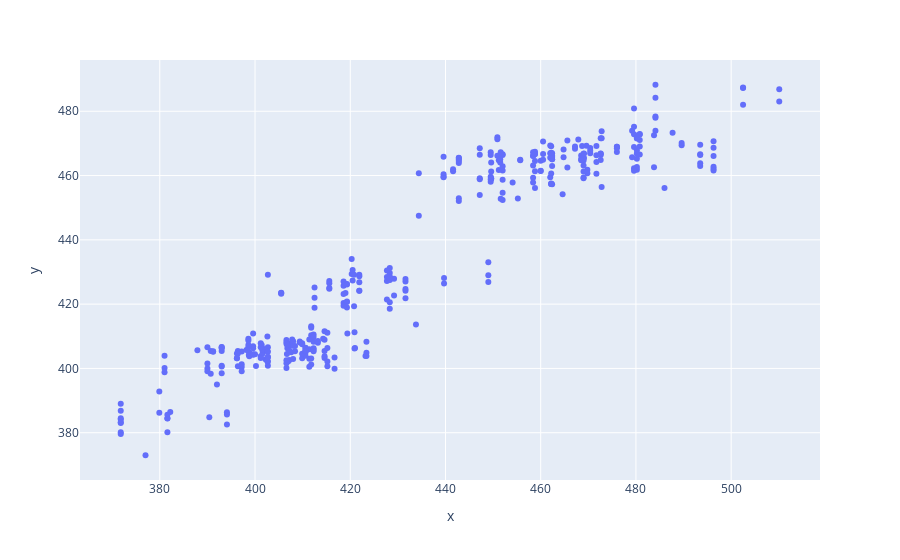

The cell this chart's notebook holds for it:
### Code cell
import pandas as pd
from sklearn.preprocessing import StandardScaler
from sklearn.neural_network import MLPRegressor
from sklearn.metrics import mean_squared_error, r2_score
import plotly.express as px

# Standardize the features
scaler = StandardScaler()
scaler.fit(X_train)  # Fit on training data only
X_train_scaled = scaler.transform(X_train)
X_val_scaled = scaler.transform(X_val)
X_test_scaled = scaler.transform(X_test)

# Create and train the MLPRegressor
mlp = MLPRegressor(hidden_layer_sizes=(25, 20, 15), activation='identity', solver='adam', max_iter=2000, random_state=42)
mlp.fit(X_train_scaled, y_train)

# Validate the model
y_val_pred = mlp.predict(X_val_scaled)
val_mse = mean_squared_error(y_val, y_val_pred)
val_r2 = r2_score(y_val, y_val_pred)

print(f"Validation MSE: {val_mse:.2f}")
print(f"Validation R^2: {val_r2:.2f}")

# Evaluate on test data
y_test_pred = mlp.predict(X_test_scaled)
test_mse = mean_squared_error(y_test, y_test_pred)
test_r2 = r2_score(y_test, y_test_pred)

print(f"Test MSE: {test_mse:.2f}")
print(f"Test R^2: {test_r2:.2f}")

# Get the predicted values on the test set
y_test_pred = mlp.predict(X_test_scaled)

# Create a DataFrame to compare the actual vs predicted values
results = pd.DataFrame({
    'Actual 2k tijd': y_test,
    'Predicted 2k tijd': y_test_pred,
    'Difference': y_test - y_test_pred
})

# Display a few examples
print(results.head(10))  # You can adjust the number of rows displayed


# Plot 1: Predictions vs Actual for Validation Set (NN)
plt.figure(figsize=(10, 6))
plt.scatter(y_val, y_val_pred, alpha=0.7, label='NN Validation Predictions')
plt.plot([min(y_val), max(y_val)], [min(y_val), max(y_val)], color='red', linestyle='--', linewidth=2, label='Ideal Fit')
plt.xlabel('Actual Values')
plt.ylabel('Predicted Values')
plt.title('NN Validation Predictions vs. Actual Values')
plt.legend()
plt.grid(True)
plt.show()

# Plot 2: Predictions vs Actual for Test Set (MLP)
plt.figure(figsize=(10, 6))
plt.scatter(y_test, y_test_pred, alpha=0.7, label='MLP Test Predictions')
plt.plot([min(y_test), max(y_test)], [min(y_test), max(y_test)], color='red', linestyle='--', linewidth=2, label='Ideal Fit')
plt.xlabel('Actual Values')
plt.ylabel('Predicted Values')
plt.title('MLP Test Predictions vs. Actual Values')
plt.legend()
plt.grid(True)
plt.show()

# Plot 3: Residuals for Test Set (MLP)
residuals_mlp = y_test - y_test_pred
plt.figure(figsize=(10, 6))
plt.scatter(y_test_pred, residuals_mlp, alpha=0.7)
plt.axhline(0, color='red', linestyle='--', linewidth=2)
plt.xlabel('Predicted Values')
plt.ylabel('Residuals')
plt.title('Residual Analysis (Test Set - MLP)')
plt.grid(True)
plt.show()

data = pd.DataFrame()
data['x'] = y_test
data['y'] = y_test_pred
p = px.scatter(data,x='x',y='y')
p.show()

### Figure 1 — Plotly figure (JSON) as saved in the notebook; plotly's stock layout.template omitted (floating-point values rounded to 4 significant figures; data arrays with more than 128 entries replaced by an {"elided": "..."} marker saying what was removed)
{"data": [{"hovertemplate": "x=%{x}<br>y=%{y}<extra></extra>", "legendgroup": "", "marker": {"color": "#636efa", "symbol": "circle"}, "mode": "markers", "name": "", "orientation": "v", "showlegend": false, "type": "scatter", "x": {"elided": "391 float values"}, "xaxis": "x", "y": {"elided": "391 float values"}, "yaxis": "y"}], "layout": {"legend": {"tracegroupgap": 0}, "margin": {"t": 60}, "xaxis": {"anchor": "y", "domain": [0, 1], "title": {"text": "x"}}, "yaxis": {"anchor": "x", "domain": [0, 1], "title": {"text": "y"}}}}
